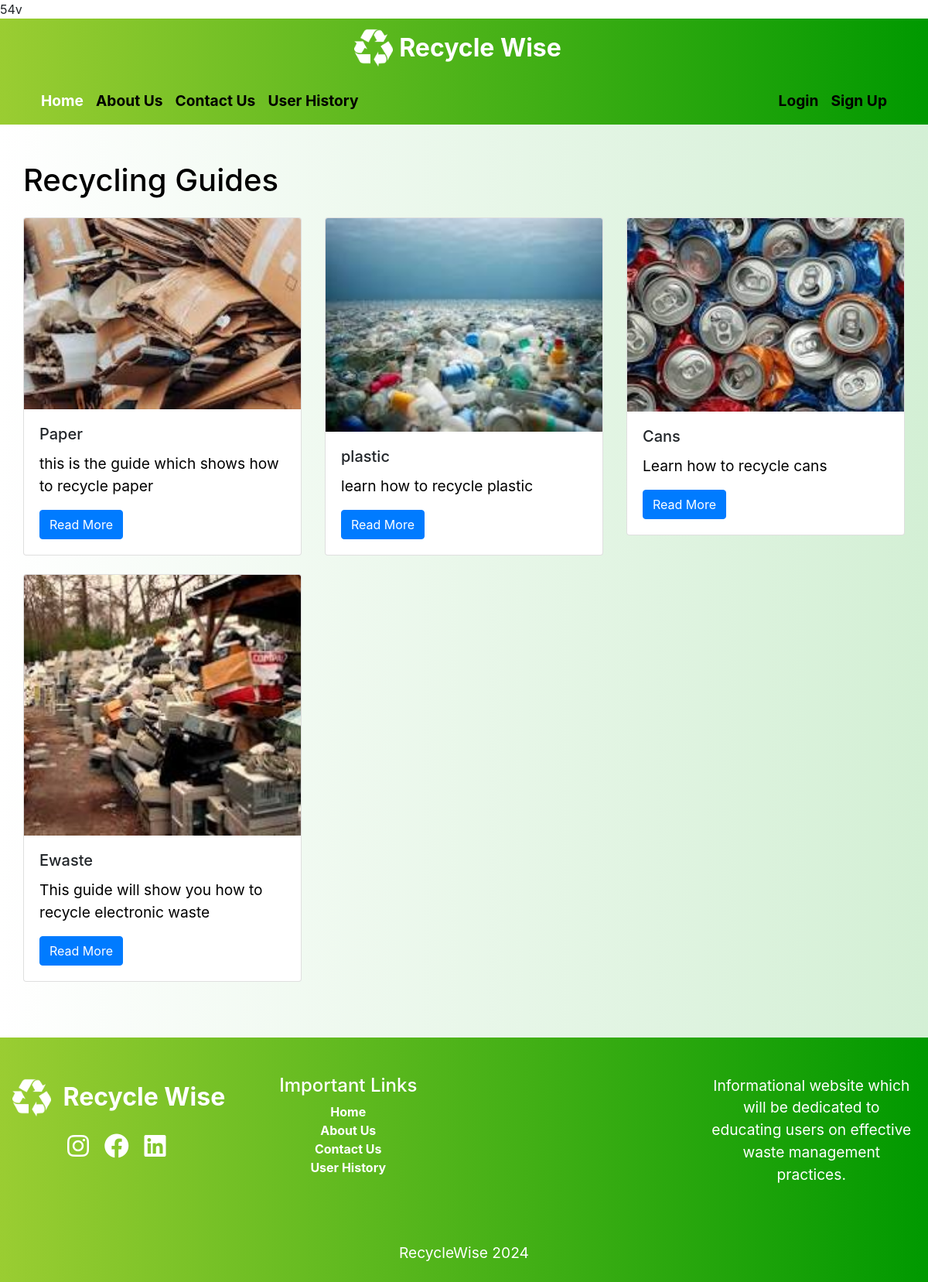
Page /recycling_guides/ on the committed database.
### recycling_guides/models.py (models this page shows, shortened)
class RecyclingGuide(models.Model):
    title = models.CharField(max_length=200)
    image = models.ImageField(upload_to='static/images/recycling_guides/')
    description = models.TextField()
    detailed_description = models.TextField()

### recycling_guides/views.py (the view)
# urls.py: path('', views.recycling_guides_list, name='recycling_guides_list'),
def recycling_guides_list(request):
    guides = RecyclingGuide.objects.all()
    return render(request, 'recycling_guides/list.html', {'guides': guides})

### templates/recycling_guides/list.html (shortened to what this page needs)
54v {% extends "base.html" %}
{% block content %}
    <div class="container-fluid py-5">
<h1 class="mb-4 wow animate__animated animate__slideInLeft" data-wow-duration="1\s">Recycling Guides</h1>
<div class="row">
    {% for guide in guides %}
    <div class="col-md-4">
        <div class="card mb-4 wow animate__animated animate__jackInTheBox" data-wow-duration="1.5s">
            <img class="card-img-top" src="{{ guide.image.url }}" alt="{{ guide.title }}">
            <div class="card-body">
                <h5 class="card-title">{{ guide.title }}</h5>
                <p class="card-text">{{ guide.description }}</p>
                <a href="{% url 'recycling_guide_detail' guide.pk %}" class="btn btn-primary">Read More</a>
            </div>
        </div>
    </div>
    {% endfor %}
</div>
    </div>
{% endblock %}

### static/css/base.css (style rules this page uses)
h1 { color: #000; font-size: 2.5em; }
p { color: #000; font-size: 1.2em; }
.wow { visibility: hidden; }

### rows in the picture
RecyclingGuide: image (picture), title "Paper", description "this is the guide which shows how to recycle paper"
RecyclingGuide: image (picture), title "plastic", description "learn how to recycle plastic"
RecyclingGuide: image (picture), title "Cans", description "Learn how to recycle cans"
RecyclingGuide: image (picture), title "Ewaste", description "This guide will show you how to recycle electronic waste"
